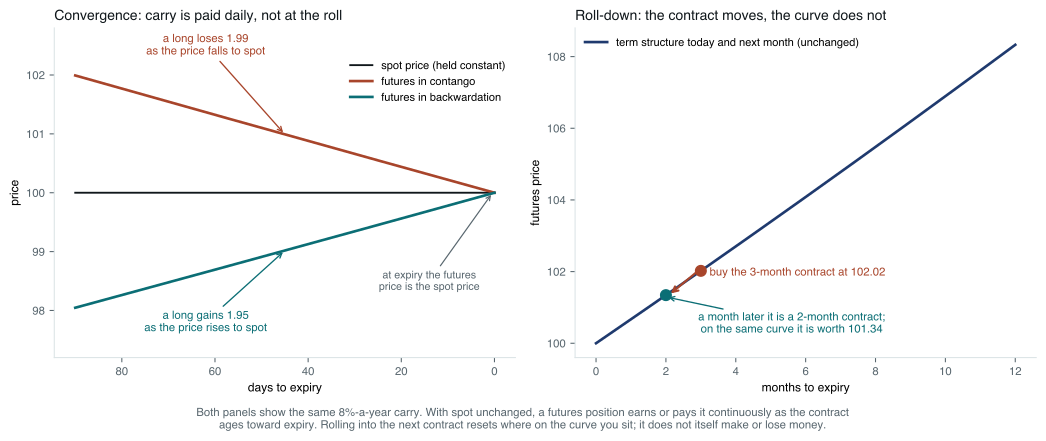

Generate this figure with Python:
# Where carry is earned. Left: with the spot price pinned, a futures contract
# converges to it day by day, so a long in contango loses and a long in
# backwardation gains, with nothing happening at expiry or at a roll. Right: the
# same fact on the term structure: the contract slides down an unchanged curve as
# its maturity shrinks.
#
# Run standalone:  uv run --no-project --with matplotlib,numpy python <path>

import os

os.environ.setdefault("SOURCE_DATE_EPOCH", "1735689600")

import matplotlib

matplotlib.use("Agg")
matplotlib.rcParams["svg.fonttype"] = "path"
matplotlib.rcParams["svg.hashsalt"] = "fm_convergence"
matplotlib.rcParams["font.family"] = ["Helvetica", "Arial", "DejaVu Sans"]

from pathlib import Path

import matplotlib.pyplot as plt
import numpy as np

INK = "#10171B"
MUTED = "#58666E"
TEAL = "#0B6E75"
RUST = "#A8452B"
NAVY = "#1F3A6E"
FAINT = "#DCE4E6"

OUT = Path(__file__).with_suffix("")
SPOT = 100.0
CARRY = 0.08  # 8% a year of net cost of carry, either sign


def main() -> None:
    fig, (ax, bx) = plt.subplots(1, 2, figsize=(11.0, 4.3))

    days = np.linspace(90, 0, 300)
    tau = days / 365.0
    contango = SPOT * np.exp(CARRY * tau)
    backward = SPOT * np.exp(-CARRY * tau)
    ax.plot(days, np.full_like(days, SPOT), color=INK, lw=1.4, label="spot price (held constant)")
    ax.plot(days, contango, color=RUST, lw=2.0, label="futures in contango")
    ax.plot(days, backward, color=TEAL, lw=2.0, label="futures in backwardation")
    ax.invert_xaxis()
    ax.annotate(
        f"a long loses {contango[0] - SPOT:.2f}\nas the price falls to spot",
        xy=(45, SPOT * np.exp(CARRY * 45 / 365)),
        xytext=(62, 102.35),
        fontsize=8.5,
        color=RUST,
        ha="center",
        arrowprops=dict(arrowstyle="->", color=RUST, lw=1.0),
    )
    ax.annotate(
        f"a long gains {SPOT - backward[0]:.2f}\nas the price rises to spot",
        xy=(45, SPOT * np.exp(-CARRY * 45 / 365)),
        xytext=(62, 97.65),
        fontsize=8.5,
        color=TEAL,
        ha="center",
        arrowprops=dict(arrowstyle="->", color=TEAL, lw=1.0),
    )
    ax.annotate(
        "at expiry the futures\nprice is the spot price",
        xy=(0.4, SPOT),
        xytext=(14, 98.35),
        fontsize=8.0,
        color=MUTED,
        ha="center",
        arrowprops=dict(arrowstyle="->", color=MUTED, lw=0.9),
    )
    ax.set_xlabel("days to expiry", fontsize=9)
    ax.set_ylabel("price", fontsize=9)
    ax.set_title("Convergence: carry is paid daily, not at the roll", fontsize=10.5, color=INK, loc="left")
    ax.set_ylim(97.2, 102.8)
    ax.legend(fontsize=8.3, frameon=False, loc="upper right", bbox_to_anchor=(1.0, 0.93))

    mats = np.linspace(0, 12, 300)
    curve = SPOT * np.exp(CARRY * mats / 12.0)
    bx.plot(mats, curve, color=NAVY, lw=2.0, label="term structure today and next month (unchanged)")
    p3, p2 = SPOT * np.exp(CARRY * 3 / 12), SPOT * np.exp(CARRY * 2 / 12)
    bx.plot([3.0], [p3], "o", color=RUST, ms=8, zorder=5)
    bx.plot([2.0], [p2], "o", color=TEAL, ms=8, zorder=5)
    bx.annotate("", xy=(2.08, p2), xytext=(2.92, p3), arrowprops=dict(arrowstyle="->", color=RUST, lw=1.6))
    bx.text(3.25, p3 - 0.05, f"buy the 3-month contract at {p3:.2f}", fontsize=8.5, color=RUST, va="center")
    bx.annotate(
        f"a month later it is a 2-month contract;\non the same curve it is worth {p2:.2f}",
        xy=(2.0, p2 - 0.05),
        xytext=(5.6, 100.55),
        fontsize=8.5,
        color=TEAL,
        ha="center",
        va="center",
        arrowprops=dict(arrowstyle="->", color=TEAL, lw=1.0),
    )
    bx.set_xlabel("months to expiry", fontsize=9)
    bx.set_ylabel("futures price", fontsize=9)
    bx.set_title("Roll-down: the contract moves, the curve does not", fontsize=10.5, color=INK, loc="left")
    bx.set_ylim(99.6, 108.8)
    bx.legend(fontsize=8.3, frameon=False, loc="upper left")

    for a in (ax, bx):
        a.tick_params(labelsize=8.5, colors=MUTED)
        for s in ("top", "right"):
            a.spines[s].set_visible(False)
        for s in ("left", "bottom"):
            a.spines[s].set_color(FAINT)

    fig.text(
        0.5,
        -0.05,
        "Both panels show the same 8%-a-year carry. With spot unchanged, a futures position earns or pays it "
        "continuously as the contract\nages toward expiry. Rolling into the next contract resets where on the "
        "curve you sit; it does not itself make or lose money.",
        ha="center",
        fontsize=8.5,
        color=MUTED,
    )
    fig.tight_layout()
    for ext in ("pdf", "svg"):
        fig.savefig(f"{OUT}.{ext}", transparent=True, bbox_inches="tight")


if __name__ == "__main__":
    main()
